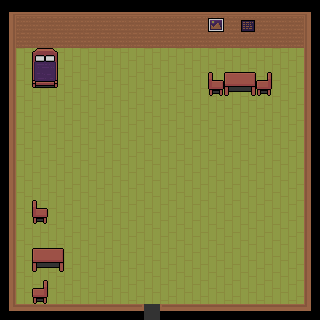

Rendered tile map (Tiled .tmx) drawn with the repository's tilesets; below, a short description and the full map source, tile grids included:
An orthogonal 20x20 tile map with 16x16 px tiles, 3 tile layers (Floor, Wall, Deco), 2 hidden layers not drawn, 2 tilesets and 1 object (Player).

<map version="1.9" tiledversion="1.9.2" orientation="orthogonal" renderorder="right-down" width="20" height="20" tilewidth="16" tileheight="16" infinite="0" nextlayerid="7" nextobjectid="2">
 <tileset firstgid="1" source="interior.tsx" />
 <tileset firstgid="101" source="collisionwarptiles.tsx" />
 <layer id="1" name="Floor" width="20" height="20">
  <data encoding="csv">
0,0,0,0,0,0,0,0,0,0,0,0,0,0,0,0,0,0,0,0,
0,0,0,0,0,0,0,0,0,0,0,0,0,0,0,0,0,0,0,0,
0,0,22,23,22,23,22,23,22,23,22,23,22,23,22,23,22,23,0,0,
0,22,23,22,23,22,23,22,23,22,23,22,23,22,23,22,23,22,23,0,
0,32,33,32,33,32,33,32,33,32,33,32,33,32,33,32,33,32,33,0,
0,22,23,22,23,22,23,22,23,22,23,22,23,22,23,22,23,22,23,0,
0,32,33,32,33,32,33,32,33,32,33,32,33,32,33,32,33,32,33,0,
0,22,23,22,23,22,23,22,23,22,23,22,23,22,23,22,23,22,23,0,
0,32,33,32,33,32,33,32,33,32,33,32,33,32,33,32,33,32,33,0,
0,22,23,22,23,22,23,22,23,22,23,22,23,22,23,22,23,22,23,0,
0,32,33,32,33,32,33,32,33,32,33,32,33,32,33,32,33,32,33,0,
0,22,23,22,23,22,23,22,23,22,23,22,23,22,23,22,23,22,23,0,
0,32,33,32,33,32,33,32,33,32,33,32,33,32,33,32,33,32,33,0,
0,22,23,22,23,22,23,22,23,22,23,22,23,22,23,22,23,22,23,0,
0,32,33,32,33,32,33,32,33,32,33,32,33,32,33,32,33,32,33,0,
0,22,23,22,23,22,23,22,23,22,23,22,23,22,23,22,23,22,23,0,
0,32,33,32,33,32,33,32,33,32,33,32,33,32,33,32,33,32,33,0,
0,22,23,22,23,22,23,22,23,22,23,22,23,22,23,22,23,22,23,0,
0,32,33,32,33,32,33,32,33,32,33,32,33,32,33,32,33,32,33,0,
0,0,0,0,0,0,0,0,0,57,0,0,0,0,0,0,0,0,0,0
</data>
 </layer>
 <layer id="2" name="Wall" width="20" height="20">
  <data encoding="csv">
16,17,17,17,17,17,17,17,17,17,17,17,17,17,17,17,17,17,17,18,
26,12,12,12,12,12,12,12,12,12,12,12,12,12,12,12,12,12,12,28,
26,12,12,12,12,12,12,12,12,12,12,12,12,12,12,12,12,12,12,28,
26,0,0,0,0,0,0,0,0,0,0,0,0,0,0,0,0,0,0,28,
26,0,0,0,0,0,0,0,0,0,0,0,0,0,0,0,0,0,0,28,
26,0,0,0,0,0,0,0,0,0,0,0,0,0,0,0,0,0,0,28,
26,0,0,0,0,0,0,0,0,0,0,0,0,0,0,0,0,0,0,28,
26,0,0,0,0,0,0,0,0,0,0,0,0,0,0,0,0,0,0,28,
26,0,0,0,0,0,0,0,0,0,0,0,0,0,0,0,0,0,0,28,
26,0,0,0,0,0,0,0,0,0,0,0,0,0,0,0,0,0,0,28,
26,0,0,0,0,0,0,0,0,0,0,0,0,0,0,0,0,0,0,28,
26,0,0,0,0,0,0,0,0,0,0,0,0,0,0,0,0,0,0,28,
26,0,0,0,0,0,0,0,0,0,0,0,0,0,0,0,0,0,0,28,
26,0,0,0,0,0,0,0,0,0,0,0,0,0,0,0,0,0,0,28,
26,0,0,0,0,0,0,0,0,0,0,0,0,0,0,0,0,0,0,28,
26,0,0,0,0,0,0,0,0,0,0,0,0,0,0,0,0,0,0,28,
26,0,0,0,0,0,0,0,0,0,0,0,0,0,0,0,0,0,0,28,
26,0,0,0,0,0,0,0,0,0,0,0,0,0,0,0,0,0,0,28,
26,0,0,0,0,0,0,0,0,0,0,0,0,0,0,0,0,0,0,28,
36,37,37,37,37,37,37,37,47,0,48,37,37,37,37,37,37,37,37,38
</data>
 </layer>
 <layer id="3" name="Deco" width="20" height="20">
  <data encoding="csv">
0,0,0,0,0,0,0,0,0,0,0,0,0,0,0,0,0,0,0,0,
0,0,0,0,0,0,0,0,0,0,0,0,0,44,0,45,0,0,0,0,
0,0,0,0,0,0,0,0,0,0,0,0,0,0,0,0,0,0,0,0,
0,41,42,43,0,0,0,0,0,0,0,0,0,0,0,0,0,0,0,0,
0,51,52,53,0,0,0,0,0,0,0,0,0,24,4,5,25,0,0,0,
0,61,62,63,0,0,0,0,0,0,0,0,0,34,14,15,35,0,0,0,
0,61,0,0,0,0,0,0,0,0,0,0,0,0,0,0,0,0,0,0,
0,0,0,0,0,0,0,0,0,0,0,0,0,0,0,0,0,0,0,0,
0,0,0,0,0,0,0,0,0,0,0,0,0,0,0,0,0,0,0,0,
0,0,0,0,0,0,0,0,0,0,0,0,0,0,0,0,0,0,0,0,
0,0,0,0,0,0,0,0,0,0,0,0,0,0,0,0,0,0,0,0,
0,0,0,0,0,0,0,0,0,0,0,0,0,0,0,0,0,0,0,0,
0,0,24,0,0,0,0,0,0,0,0,0,0,0,0,0,0,0,0,0,
0,0,34,0,0,0,0,0,0,0,0,0,0,0,0,0,0,0,0,0,
0,0,0,0,0,0,0,0,0,0,0,0,0,0,0,0,0,0,0,0,
0,0,4,5,0,0,0,0,0,0,0,0,0,0,0,0,0,0,0,0,
0,0,14,15,0,0,0,0,0,0,0,0,0,0,0,0,0,0,0,0,
0,0,25,0,0,0,0,0,0,0,0,0,0,0,0,0,0,0,0,0,
0,0,35,0,0,0,0,0,0,0,0,0,0,0,0,0,0,0,0,0,
0,0,0,0,0,0,0,0,0,0,0,0,0,0,0,0,0,0,0,0
</data>
 </layer>
 <layer id="4" name="Collision" width="20" height="20" visible="0">
  <data encoding="csv">
0,0,0,0,0,0,0,0,0,0,0,0,0,0,0,0,0,0,0,0,
0,0,0,0,0,0,0,0,0,0,0,0,0,0,0,0,0,0,0,0,
101,101,101,101,101,101,101,101,101,101,101,101,101,101,101,101,101,101,101,101,
101,0,0,0,0,0,0,0,0,0,0,0,0,0,0,0,0,0,0,101,
101,0,0,0,0,0,0,0,0,0,0,0,0,0,0,0,0,0,0,101,
101,0,0,0,0,0,0,0,0,0,0,0,0,0,0,0,0,0,0,101,
101,0,0,0,0,0,0,0,0,0,0,0,0,0,0,0,0,0,0,101,
101,0,0,0,0,0,0,0,0,0,0,0,0,0,0,0,0,0,0,101,
101,0,0,0,0,0,0,0,0,0,0,0,0,0,0,0,0,0,0,101,
101,0,0,0,0,0,0,0,0,0,0,0,0,0,0,0,0,0,0,101,
101,0,0,0,0,0,0,0,0,0,0,0,0,0,0,0,0,0,0,101,
101,0,0,0,0,0,0,0,0,0,0,0,0,0,0,0,0,0,0,101,
101,0,0,0,0,0,0,0,0,0,0,0,0,0,0,0,0,0,0,101,
101,0,0,0,0,0,0,0,0,0,0,0,0,0,0,0,0,0,0,101,
101,0,0,0,0,0,0,0,0,0,0,0,0,0,0,0,0,0,0,101,
101,0,0,0,0,0,0,0,0,0,0,0,0,0,0,0,0,0,0,101,
101,0,0,0,0,0,0,0,0,0,0,0,0,0,0,0,0,0,0,101,
101,0,0,0,0,0,0,0,0,0,0,0,0,0,0,0,0,0,0,101,
101,0,0,0,0,0,0,0,0,0,0,0,0,0,0,0,0,0,0,101,
101,101,101,101,101,101,101,101,101,0,101,101,101,101,101,101,101,101,101,101
</data>
 </layer>
 <layer id="5" name="Warp" width="20" height="20" visible="0">
  <data encoding="csv">
0,0,0,0,0,0,0,0,0,0,0,0,0,0,0,0,0,0,0,0,
0,0,0,0,0,0,0,0,0,0,0,0,0,0,0,0,0,0,0,0,
0,0,0,0,0,0,0,0,0,0,0,0,0,0,0,0,0,0,0,0,
0,0,0,0,0,0,0,0,0,0,0,0,0,0,0,0,0,0,0,0,
0,0,0,0,0,0,0,0,0,0,0,0,0,0,0,0,0,0,0,0,
0,0,0,0,0,0,0,0,0,0,0,0,0,0,0,0,0,0,0,0,
0,0,0,0,0,0,0,0,0,0,0,0,0,0,0,0,0,0,0,0,
0,0,0,0,0,0,0,0,0,0,0,0,0,0,0,0,0,0,0,0,
0,0,0,0,0,0,0,0,0,0,0,0,0,0,0,0,0,0,0,0,
0,0,0,0,0,0,0,0,0,0,0,0,0,0,0,0,0,0,0,0,
0,0,0,0,0,0,0,0,0,0,0,0,0,0,0,0,0,0,0,0,
0,0,0,0,0,0,0,0,0,0,0,0,0,0,0,0,0,0,0,0,
0,0,0,0,0,0,0,0,0,0,0,0,0,0,0,0,0,0,0,0,
0,0,0,0,0,0,0,0,0,0,0,0,0,0,0,0,0,0,0,0,
0,0,0,0,0,0,0,0,0,0,0,0,0,0,0,0,0,0,0,0,
0,0,0,0,0,0,0,0,0,0,0,0,0,0,0,0,0,0,0,0,
0,0,0,0,0,0,0,0,0,0,0,0,0,0,0,0,0,0,0,0,
0,0,0,0,0,0,0,0,0,0,0,0,0,0,0,0,0,0,0,0,
0,0,0,0,0,0,0,0,0,0,0,0,0,0,0,0,0,0,0,0,
0,0,0,0,0,0,0,0,0,102,0,0,0,0,0,0,0,0,0,0
</data>
 </layer>
 <objectgroup id="6" name="Entity" visible="0">
  <object id="1" name="Player" x="144" y="272">
   <point />
  </object>
 </objectgroup>
</map>
